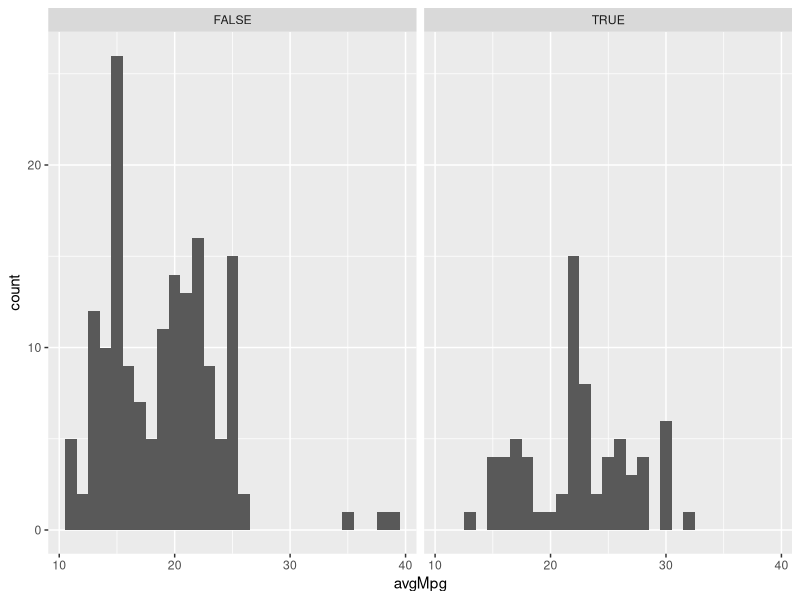

This chart was generated by the following R code:
## ---- chunk 1
library(tidyverse)
## ---- chunk 2
mpg %>%
  select(manufacturer,model, cty, hwy) %>%
  rename(cityMpg = cty) %>%
  rename(hwyMpg = hwy) %>% 
  filter(manufacturer == "honda" | manufacturer == "nissan" | manufacturer == "subaru" | manufacturer == "toyota") %>%
  mutate(avgMpg = (cityMpg+hwyMpg)/2) %>%
  arrange(avgMpg) -> japaneseAutos
## ---- chunk 3
mpg %>%
  select(manufacturer,model, cty, hwy) %>%
  mutate(japan = ifelse(manufacturer == "honda" | manufacturer == "nissan" | 
                          manufacturer == "subaru" | manufacturer == "toyota", TRUE, FALSE)) %>%
  mutate(avgMpg = (cty+hwy)/2) %>%
  ggplot() +
    geom_histogram(mapping = aes(avgMpg)) +
    facet_grid(~ japan)
